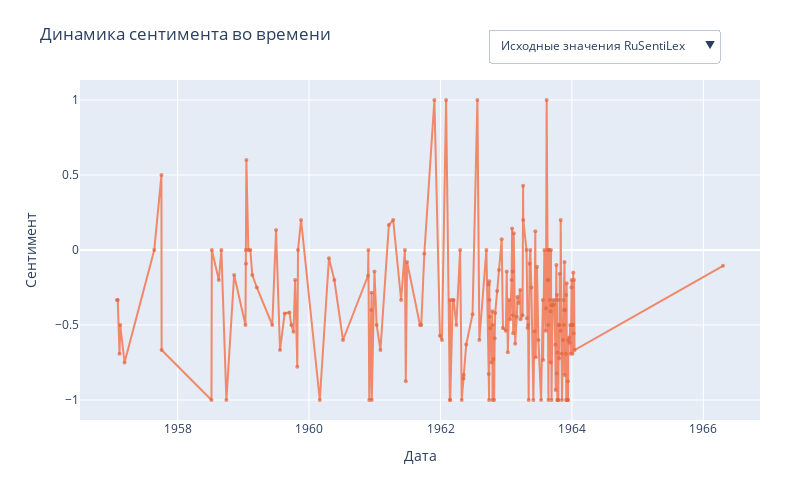

The code cell stored with this chart in its notebook:
### Code cell
# Способ вызова графика с дополнительными настройками

fig = plot_sentiment_dynamics(
    schwartz,
    window_length=9, # длина окна
    lowess_frac=0.2, #степень сглаживания фильтра LOWESS
    # title_prefix="Сентимент в дневнике Е. Шварц" # при желании можно добавить кастомный заголовок
)
fig.show()

### Figure 1 — Plotly figure (JSON) as saved in the notebook; plotly's stock layout.template omitted (floating-point values rounded to 4 significant figures; data arrays with more than 128 entries replaced by an {"elided": "..."} marker saying what was removed)
{"data": [{"line": {"color": "#f08869"}, "marker": {"color": "#E4653F", "opacity": 0.7, "size": 4}, "mode": "lines+markers", "name": "Исходные значения (RuSentiLex)", "type": "scatter", "visible": true, "x": {"elided": "203 str values"}, "y": {"elided": "203 float values"}}, {"marker": {"color": "#E4653F", "opacity": 0.4, "size": 4}, "mode": "markers", "name": "Оригинальные значения (RuSentiLex)", "type": "scatter", "visible": false, "x": {"elided": "203 str values"}, "y": {"elided": "203 float values"}}, {"line": {"color": "#E4653F", "width": 2}, "mode": "lines", "name": "Сглаженные значения (Савицкий-Голей)", "type": "scatter", "visible": false, "x": {"elided": "203 str values"}, "y": {"elided": "203 float values"}}, {"marker": {"color": "#E4653F", "opacity": 0.4, "size": 4}, "mode": "markers", "name": "Оригинальные значения (RuSentiLex)", "type": "scatter", "visible": false, "x": {"elided": "203 str values"}, "y": {"elided": "203 float values"}}, {"line": {"color": "#E4653F", "width": 2}, "mode": "lines", "name": "Сглаженные значения (LOWESS)", "type": "scatter", "visible": false, "x": {"elided": "203 str values"}, "y": {"elided": "203 float values"}}], "layout": {"height": 500, "hovermode": "x unified", "legend": {"orientation": "h", "x": 0.5, "xanchor": "center", "y": -0.3, "yanchor": "bottom"}, "margin": {"b": 80, "r": 40, "t": 80}, "title": {"text": "Динамика сентимента во времени"}, "updatemenus": [{"active": 0, "buttons": [{"args": [{"visible": [true, false, false, false, false]}, {"title": "Динамика сентимента во времени"}], "label": "Исходные значения RuSentiLex", "method": "update"}, {"args": [{"visible": [false, true, true, false, false]}, {"title": "Динамика сентимента (Савицкий-Голей)"}], "label": "Сглаживание (Савицкий-Голей)", "method": "update"}, {"args": [{"visible": [false, false, false, true, true]}, {"title": "Динамика сентимента (LOWESS)"}], "label": "Сглаживание (LOWESS)", "method": "update"}], "direction": "down", "showactive": true, "x": 0.6, "xanchor": "left", "y": 1.15, "yanchor": "top"}], "width": 800, "xaxis": {"title": {"text": "Дата"}}, "yaxis": {"title": {"text": "Сентимент"}}}}
